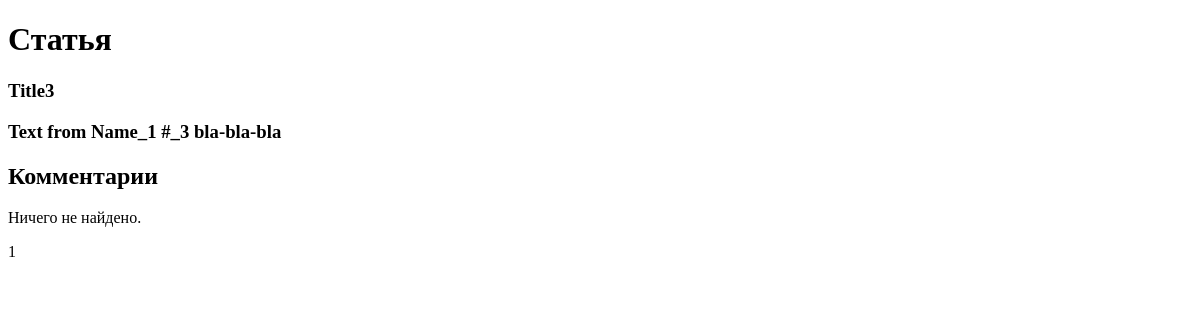
/view_comment_article/3, run on an earlier commit of the app's database.
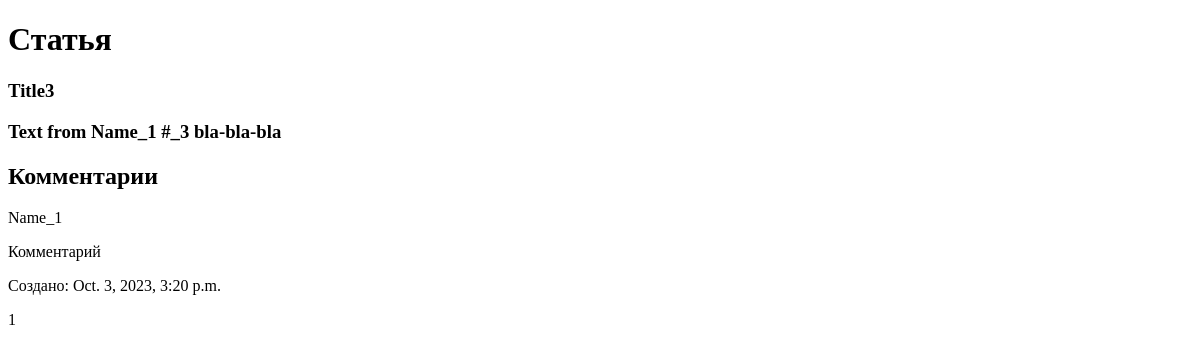
And on a later commit of the database.
### base_blog_app/models.py (models this page shows, shortened)
class Comment(models.Model):
    author = models.ForeignKey(Author, on_delete=models.CASCADE, default=4)
    article = models.ForeignKey(Article, on_delete=models.CASCADE, default=4)
    comment = models.TextField()
    is_published = models.DateTimeField(default=now)
    updated = models.DateTimeField(default=now)

class Author(models.Model):
    first_name = models.CharField(max_length=100)
    last_name = models.CharField(max_length=100, default="None")
    email = models.EmailField()
    biography = models.TextField(default="None")
    birthday = models.DateField(default=dt.date.today())
    def __str__(self):
        return f"{self.first_name}"

### base_blog_app/views.py (the view)
# urls.py: path("view_comment_article/<int:post_id>", views.view_comment_article, name="view_comment_article"),
def view_comment_article(request, post_id):
    article = get_object_or_404(Article, pk=post_id)
    comments = Comment.objects.filter(article=article).all()
    article.show_count += 1
    article.save()
    return render(request, "base_blog_app/template_comment.html", {"article": article,
                                                                   "comments": comments,
                                                                   "show_count": article.show_count
                                                                   }
                  )

### base_blog_app/templates/base_blog_app/template_comment.html (shortened to what this page needs)
{% extends "base_blog_app/base.html" %}
{% block content %}
    <h1>Статья</h1>
        <h3>{{ article.title }}</h3>
        <h3>{{ article.content }}</h3>
    <h2>Комментарии</h2>
    {% for comment in comments %}
        <p>{{ comment.author }}</p>
        <p>{{ comment.comment }}</p>
        {% if comment.updated != comment.is_published %}
            <p>Изменено: {{ comment.updated }}</p>
        {% else %}
            <p>Создано: {{ comment.is_published }}</p>
        {% endif %}
        {% empty %}
            <p>Ничего не найдено.</p>
    {% endfor %}
    <p>{{ show_count }}</p>
{% endblock %}

What changed in the data, as far as the page shows it:
added Comment: author "Name_1", comment "Комментарий", is_published "Oct. 3, 2023, 3:20 p.m."
Also different on the page:
text no longer shown: "Ничего не найдено."
